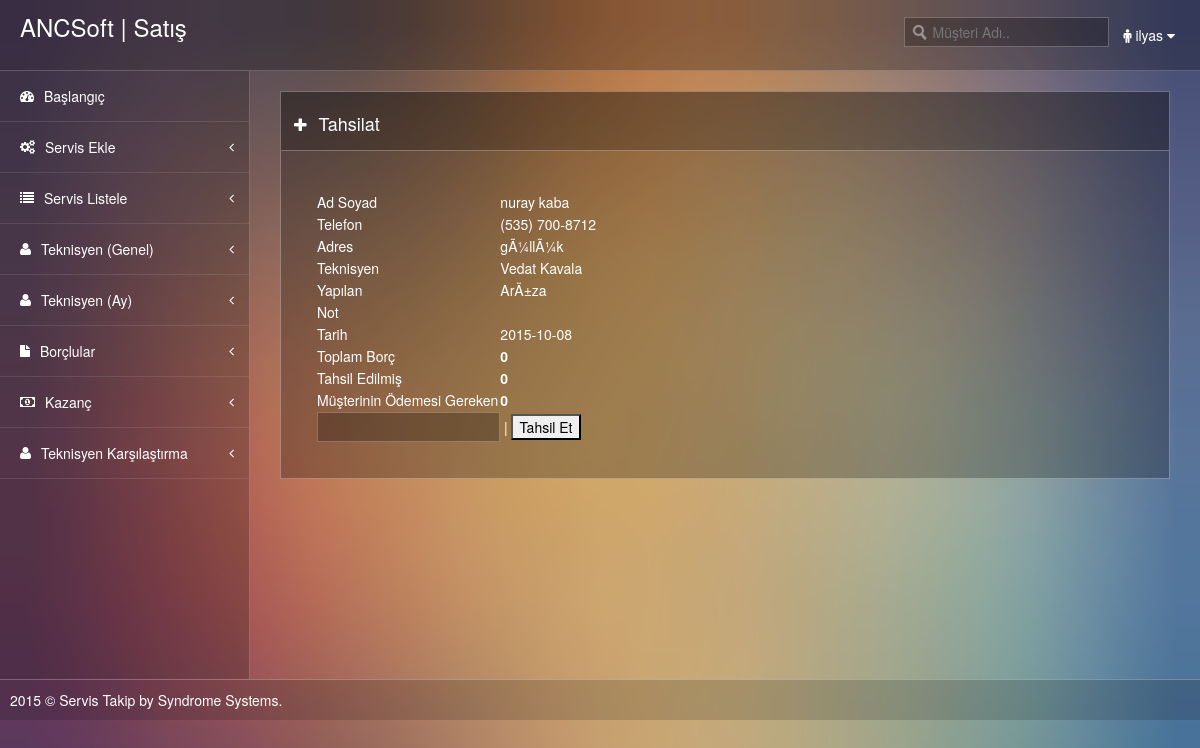
/tahsilat.php?s_no=4 (signed in), run on the app's committed database.
### tables this page shows
CREATE TABLE IF NOT EXISTS `servis` (
  `nS_no` int(11) NOT NULL AUTO_INCREMENT,
  `tM_ad` text NOT NULL,
  `tM_tel` text NOT NULL,
  `tM_adres` text NOT NULL,
  `tS_yapilan` text NOT NULL,
  `tS_teknisyen` text NOT NULL,
  `tS_not` text NOT NULL,
  `dS_tarih` date NOT NULL,
  `nOdeme` int(11) NOT NULL,
  `tO_durum` text NOT NULL,
  `nTahsil_edilen` int(11) NOT NULL,
  PRIMARY KEY (`nS_no`)
);

### tahsilat.php (the view, shortened to what this page needs)
<?php include("header.php"); include("bildirim.php"); include("menu.php"); ?>
  <div class="page-content">
    <div class="content container">
      <div class="row">
        <div class="col-lg-12">
          <div class="widget">
            <div class="widget-header"> <i class="icon-plus"></i>
              <h3>Tahsilat</h3>
            </div>
            <div class="widget-content">
              <div class="panel-body">
              <?php $s_no=$_GET['s_no']; ?>
                <form action="tahsilat.php?s_no=<?php echo $s_no; ?>" method="POST" class="form-horizontal row-border" />
                <table>
                <?php
                $sorgu=mysql_query("SELECT * FROM servis WHERE nS_no='$s_no'");
                while ($oku=mysql_fetch_assoc($sorgu)) {
                  $tutar=$oku['nOdeme'];
                  $tahsil_edilmis=$oku['nTahsil_edilen'];
                  $kalan=$tutar-$tahsil_edilmis;
                  echo "<tr>";
                  echo "<td>Ad Soyad</td><td>".$oku['tM_ad']."</td></tr>";
                  echo "<td>Telefon</td><td>".$oku['tM_tel']."</td></tr>";
                  echo "<td>Adres</td><td>".$oku['tM_adres']."</td></tr>";
                  echo "<td>Teknisyen</td><td>".$oku['tS_teknisyen']."</td></tr>";
                  echo "<td>Yapılan</td><td>".$oku['tS_yapilan']."</td></tr>";
                  echo "<td>Not</td><td>".$oku['tS_not']."</td></tr>";
                  echo "<td>Tarih</td><td>".$oku['dS_tarih']."</td></tr>";
                  echo "<td>Toplam Borç</td><td><b>".$tutar."</b></td></tr>";
                  echo "<td>Tahsil Edilmiş</td><td><b>".$tahsil_edilmis."</b></td></tr>";
                  echo "<td>Müşterinin Ödemesi Gereken</td><td><b>".$kalan."</b></td></tr>";
                  echo "<td colspan='2'><input type='text' name='tutar' /> | <input type='submit' value='Tahsil Et' name='gonder'/></td>";
                }
                ?>
                </table>
              </div>
            </div>
          </div>
        </div>
      </div>
    </div>
  </div>
</div>
<?php include("footer.php"); ?>

### css/thin-admin.css (style rules this page uses)
body { background-color: #54364a; background-size: cover; background-image:url(../images/a.jpg); }
.page-content { color: #FFF; padding: 20px 30px; display: table-cell; float: none!important; }
.container { max-width: none !important; padding: 0; }
textarea, input[type="text"], input[type="password"], input[type="datetime"], input[type="datetime-local"], input[type="date"], input[type="month"], input[type="time"], input[type="week"], input[type="number"], input[type="email"], input[type="url"], input[type="search"], input[type="tel"], input[type="color"], .uneditable-input { background-color: rgba(0, 0, 0, 0.25); border: 1px solid rgba(255, 255, 255, 0.25); color: #fff; min-height: 30px; padding-left: 6px; padding-right: 6px; transition: border 0.2s linear 0s, box-shadow 0.2s linear 0s; }

### style/style.css (style rules this page uses)
.widget { position: relative; clear: both; padding-bottom: 30px; width: auto; overflow: hidden; }
.widget-header { position: relative; height: 60px; line-height: 40px; background-color: rgba(0, 0, 0, 0.40); border: 1px solid rgba(255,255,255, 0.3); }
.widget-header h3 { position: relative; top: 2px; left: 10px; display: inline-block; margin-right: 3em; font-size: 18px; font-weight: 300; color: #fff; line-height: 18px; }
.widget-header [class^="icon-"], .widget-header [class*=" icon-"] { display: inline-block; margin-left: 13px; margin-right: -2px; font-size: 16px; color: #fff; vertical-align: middle; }
.widget-content { padding: 20px 15px 15px; background-color: rgba(0, 0, 0, 0.25); border: 1px solid rgba(255,255,255, 0.3); }
.widget-header+.widget-content { border-top: none; -webkit-border-top-left-radius: 0; -webkit-border-top-right-radius: 0; -moz-border-radius-topleft: 0; -moz-border-radius-topright: 0; border-top-left-radius: 0; border-top-right-radius: 0; }
.widget-content:before, .widget-content:after { content: ""; display: table; }
.widget-content:after { clear: both; }
.widget-content { zoom: 1; }

### data on the page
servis: tM_ad "nuray kaba", tM_tel "(535) 700-8712", tM_adres "gÃ¼llÃ¼k", tS_teknisyen "Vedat Kavala", tS_yapilan "ArÄ±za", dS_tarih "2015-10-08", nOdeme "0", nTahsil_edilen "0"

### other printed values
$_SESSION['user'] "ilyas"
